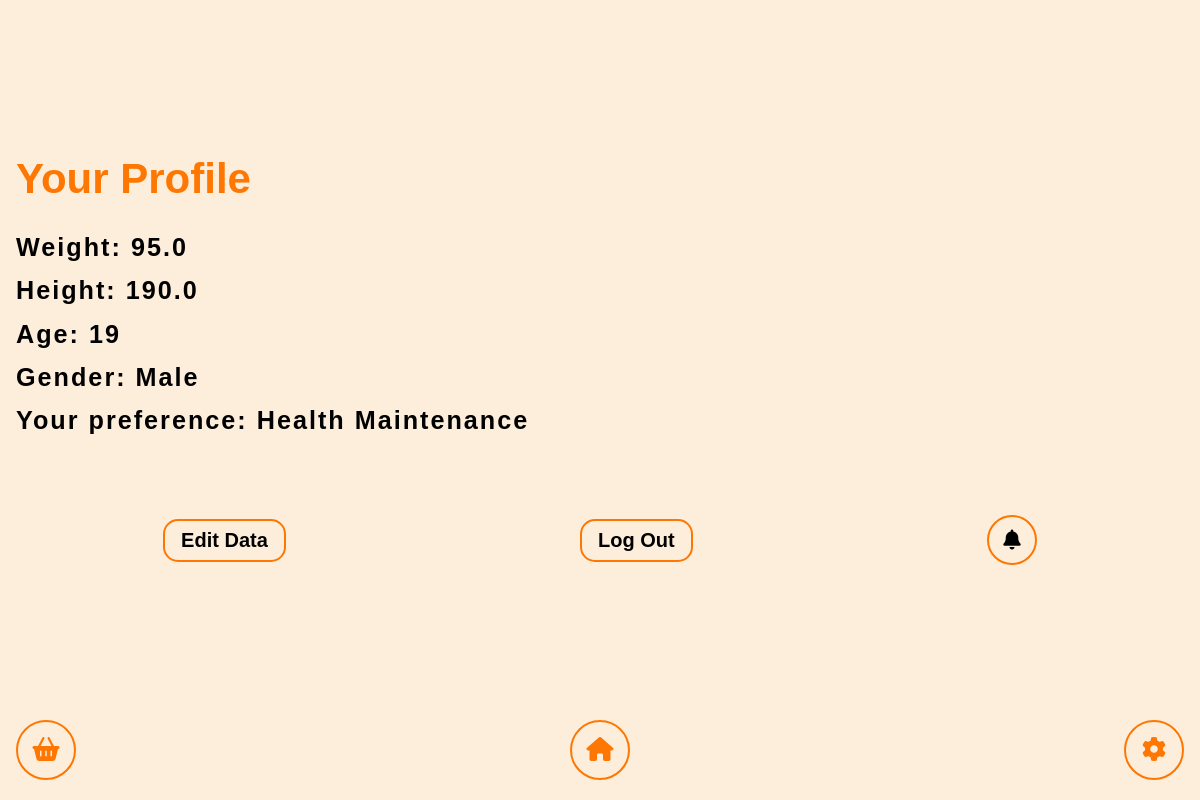
Before: /settings/ (signed in) with the older database file.
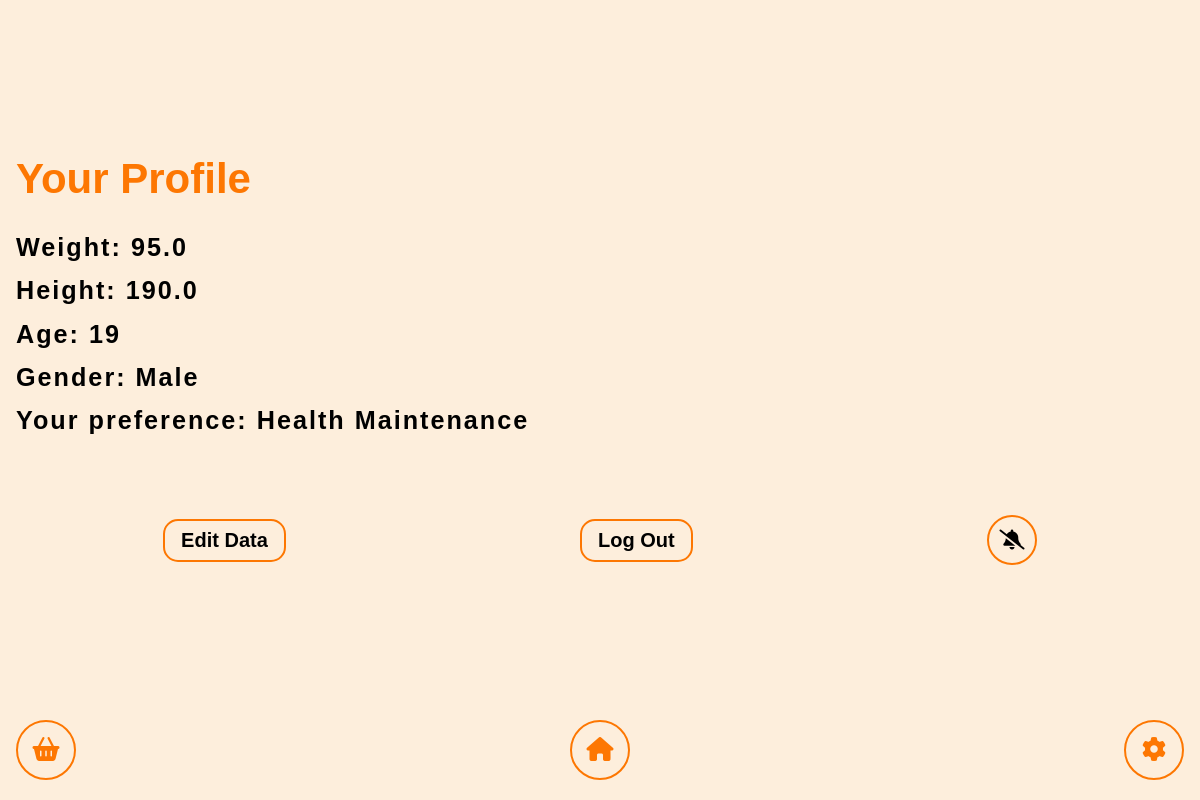
After: the same page with the newer database file.
### nutritions/models.py (models this page shows, shortened)
class UserInfo(models.Model):
    user = models.ForeignKey(User, on_delete=models.CASCADE, null=True, blank=True)
    telegram_id = models.IntegerField(default=0)
    name = models.CharField(max_length=100, default='NoName')
    age = models.IntegerField(default=0)
    weight = models.FloatField(default=0)
    height = models.FloatField(default=0)
    gender = models.CharField(default="NoInfo", max_length=10)
    preference = models.IntegerField(default=0)

### nutritions/views.py (the view)
# urls.py: path('settings/', views.settings_page, name='settings'),
def settings_page(request):
    if request.user.is_authenticated:
        user_info = UserInfo.objects.get(user=User.objects.get(username=request.user))
        return render(request, 'settings_page.html', {'user_info':user_info})
    return redirect(main_page)

### nutritions/templates/settings_page.html (shortened to what this page needs)
{% load static %}
<!DOCTYPE html>
<html lang="en">
  <head>
    <link rel="stylesheet" href="{% static 'nutritions/style.css' %}" />
    <link
      rel="stylesheet"
      href="https://cdnjs.cloudflare.com/ajax/libs/font-awesome/6.6.0/css/all.min.css"
    />
    <link rel="stylesheet" href="{% static 'nutritions/profile.css' %}" />
  </head>
  <body>
    <header>
      <div class="container">
        <nav class="navigation">
          <div class="nav_items">
            <div class="icon_wrapper">
              <a href="/mealPage/"><i class="fa-solid fa-basket-shopping"></i></a>
            </div>
            <div class="icon_wrapper">
              <a href="/"><i class="fa-solid fa-house"></i></a>
            </div>
              {% if request.user.is_authenticated %}
              <div class="icon_wrapper">
              <a href="/settings/"><i class="fa-solid fa-gear"></i></a>
            </div>
              {% else %}
            <div class="icon_wrapper">
              <a href="/login/"><i class="fa-solid fa-user"></i></a>
            </div> {% endif %}
          </div>
        </nav>
      </div>
    </header>
    <main class="main">
      <div class="container">
        <div class="profile">
          <div class="profile_info">
            <h2 class="profile_head">Your Profile</h2>
            <p class="profile_weight">
              Weight: {{ user_info.weight }}
            </p>
            <p class="profile_height">
              Height: {{ user_info.height }}
            </p>
            <p class="profile_age">Age: {{ user_info.age }}</p>
            <p class="profile_gender">
              Gender: {{ user_info.gender }}
            </p>
<p class="profile_preference">
{% if user_info.preference == "-2" %}
              Your preference: Weight Loss <span id="preferenceDisplay"></span>
              {% elif user_info.preference == "0" %}
              Your preference: Health Maintenance
              {% elif user_info.preference == "1" %}
              Your preference: Weight Gain <span id="preferenceDisplay"></span>
              {% else %}
              what
              {% endif %}
</p>
          </div>
          <div class="profile_btn">
            <a href="/edit/" class="edit_btn" id="editData">Edit Data</a>
            <a href="/logout/" class="logout_btn" id="logout">Log Out</a>
              {% if user_info.telegram_id != 0 %}
                  <a href="disablenotifications/" class="notification_btn" id="notificationOff"><i class="fa-solid fa-bell-slash"></i></a>
              {% else %}
                  <a href="https://t.me/meal_planner_uzbot" class="notification_btn" id="notificationOn"
              ><i class="fa-solid fa-bell"></i></a>
              {% endif %}
          </div>
        </div>
      </div>
    </main>
  </body>
</html>

### static/nutritions/style.css (style rules this page uses)
* { margin: 0; padding: 0; box-sizing: border-box; font-family: "Barlow", sans-serif; }
a { color: inherit; text-decoration: none; }
body { background-color: #fdeedc; }
.container { max-width: 1280px; width: 100%; padding: 0 1rem; margin: 0 auto; }
header { z-index: 100; position: fixed; bottom: 0; left: 0; width: 100%; align-items: center; justify-content: center; }
.navigation { height: 80px; }
.nav_items { display: flex; align-items: center; justify-content: space-between; gap: 20px; font-size: 10px; }
.icon_wrapper { display: flex; align-items: center; justify-content: center; max-width: 60px; height: 60px; border-radius: 50%; width: 100%; background-color: transparent; border: 2px solid #fd7702; transition: all 0.3s ease; }
.icon_wrapper a { font-size: 2.4em; color: #fd7702; }
.main { width: 100%; height: 100vh; display: flex; align-items: center; justify-content: center; }

### static/nutritions/profile.css (style rules this page uses)
.main { display: flex; height: 100vh; padding: 5rem 0 10rem 0; align-items: center; justify-content: center; }
.profile { display: flex; align-items: start; justify-content: space-between; flex-direction: column; height: 100%; width: 100%; gap: 5rem; }
.profile_info { display: flex; flex-direction: column; align-items: start; gap: 0.9rem; font-size: 14px; }
.profile_head { color: #fd7702; font-size: 3em; padding-bottom: 1rem; }
.profile_preference, .profile_weight, .profile_age, .profile_height, .profile_gender { font-size: 1.8em; color: #000; font-weight: 600; letter-spacing: 2px; }
.profile_btn { display: flex; align-items: center; justify-content: space-around; width: 100%; font-size: 10px; }
.edit_btn, .logout_btn { font-size: 2em; color: #000; font-weight: 600; border-radius: 15px; border: 2px solid #fd7702; background-color: transparent; outline: none; cursor: pointer; padding: 0.5rem 1rem; }
.notification_btn { font-size: 2em; color: #000; border-radius: 50%; border: 2px solid #fd7702; max-width: 50px; width: 100%; display: flex; align-items: center; justify-content: center; height: 50px; cursor: pointer; }

Changed rows visible on the page:
changed UserInfo "Male": telegram_id 0 → 1289622505 (drawn)
